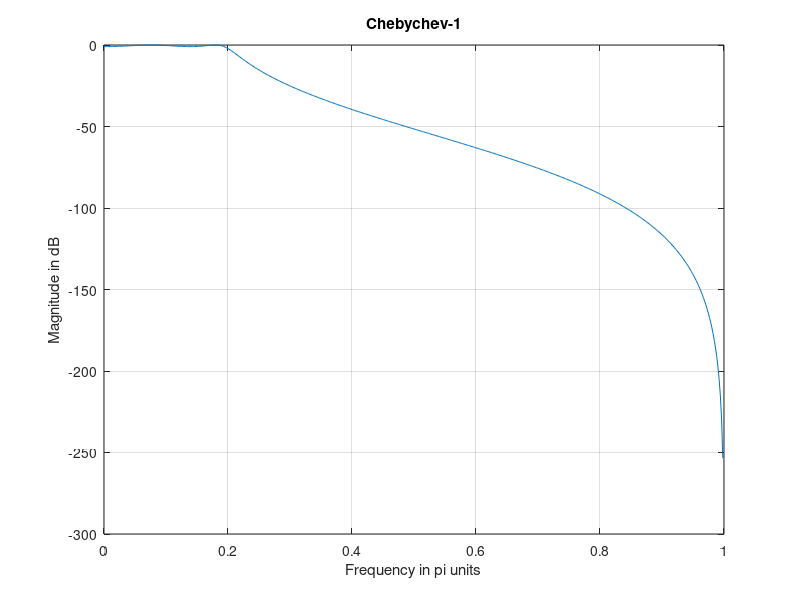
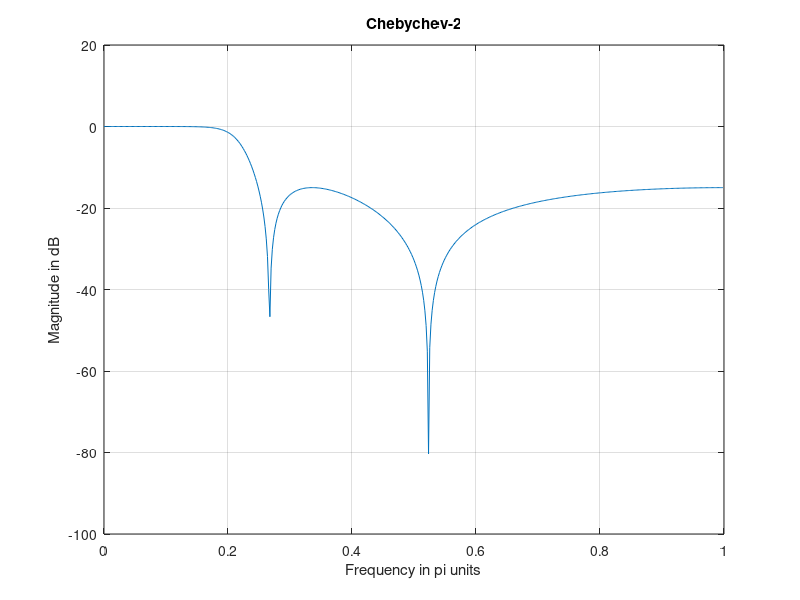
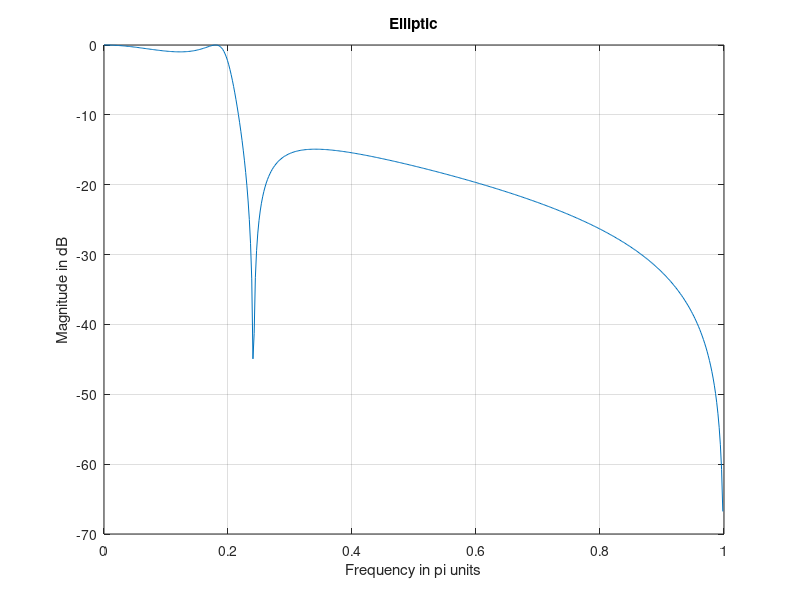

Write the MATLAB code that produced these figures, in order.
clc, close all;
% Digital Filter specification
wp = 0.2*pi;
ws = 0.3*pi;
rp = 1;
rs = 15;
% Analog design
T = 1; % assumed
wa_p = wp/T;
wa_s = ws/T;
[Nb, wcb] = cheb1ord(wa_p,wa_s,rp,rs,'s'); %Getting the order N and the 3dB cut-off freq
[bb_s, ab_s] = cheby1(Nb,rp,wcb,'s'); %Getting the numerator & denominator polynomial coeffs
disp('For Chebychev-1, the order and cut off frequency are '),
disp( Nb),disp(wcb);
[bb_z, ab_z] = bilinear(bb_s, ab_s, 1/T);
[Hbd, wbd] = freqz(bb_z,ab_z); % Digital freq. response
figure(1); plot(wbd/pi,20*log10(abs(Hbd))),title('Chebychev-1'),grid on;
ylabel('Magnitude in dB' ) ;
xlabel('Frequency in pi units');

[Nb, wcb] = cheb2ord(wa_p,wa_s,rp,rs,'s'); %Getting the order N and the 3dB cut-off freq
[bb_s, ab_s] = cheby2(Nb,rs,wcb,'s'); %Getting the numerator & denominator polynomial coeffs
disp('For Chebychev-2, the order and cut off frequency are '),
disp( Nb),disp(wcb);
% Transformation from analog to digital
[bb_z, ab_z] = bilinear(bb_s, ab_s, 1/T);
[Hbd, wbd] = freqz(bb_z,ab_z); % Digital freq. response
figure(2); plot(wbd/pi,20*log10(abs(Hbd))),title('Chebychev-2'),grid on;
ylabel('Magnitude in dB' ) ;
xlabel('Frequency in pi units');

[Nb, wcb] = ellipord(wa_p,wa_s,rp,rs,'s'); %Getting the order N and the 3dB cut-off freq
[bb_s, ab_s] = ellip(Nb,rp,rs,wcb,'s'); %Getting the numerator & denominator polynomial coeff
disp('For Elliptic, the order and cut off frequency are '),
disp( Nb),disp(wcb);
% Transformation from analog to digital
[bb_z, ab_z] = bilinear(bb_s, ab_s, 1/T);
[Hbd, wbd] = freqz(bb_z,ab_z); % Digital freq. response
figure(3); plot(wbd/pi,20*log10(abs(Hbd))),title('Elliptic'),grid on;
ylabel('Magnitude in dB' ) ;
xlabel('Frequency in pi units');